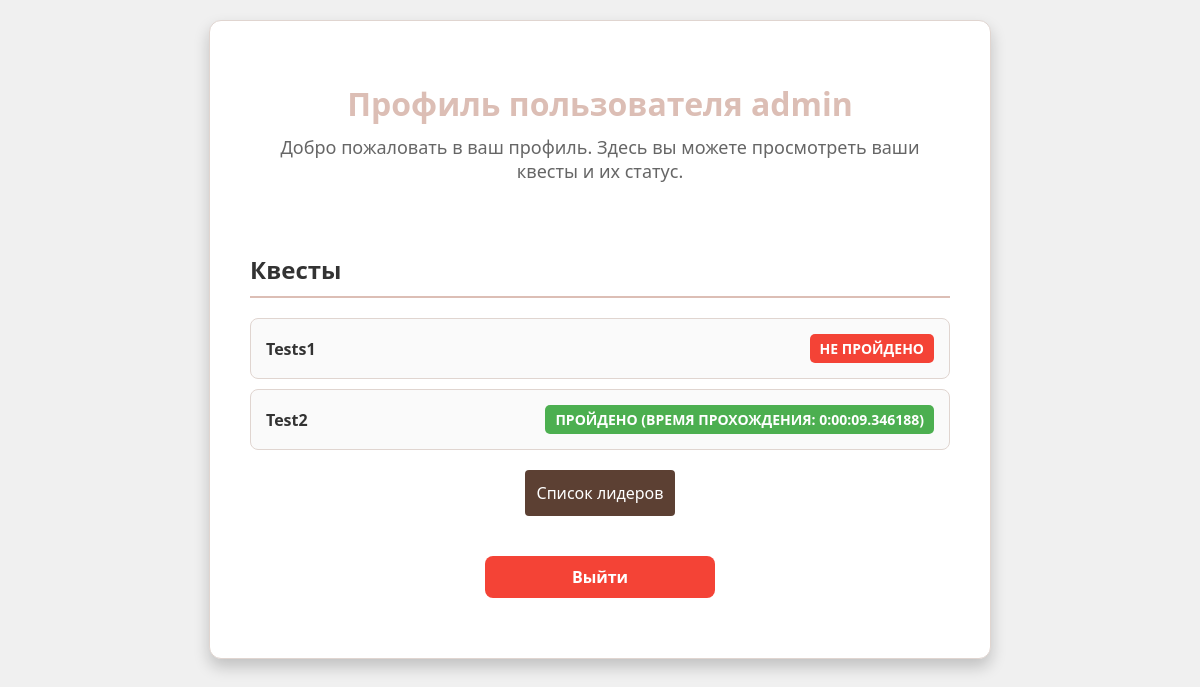
The app's page /accounts/profile/ (signed in) with its own data.
### accounts/models.py (models this page shows, shortened)
class CustomUser(AbstractUser):
    first_name = models.CharField(max_length=30, blank=True, null=True)
    last_name = models.CharField(max_length=30, blank=True, null=True)
    phone_number = models.CharField(
        max_length=15,
        blank=True,
        null=True,
        unique=True,  # Обеспечивает уникальность значений в этом поле
        validators=[
            RegexValidator(regex=r'^\+?1?\d{9,15}$', message="Номер телефона должен быть введен в правильном формате.")
        ]
    )
    quests = models.ManyToManyField('Quest', through='QuestProgress', related_name='users', blank=True)
    CLASS_CHOICES = [(str(i), str(i)) for i in range(4, 12)]  # Классы с 4 по 11
    STATUS_CHOICES = [
        ('student', 'Студент'),
        ('finished', 'Закончил обучение')
    ]
    CLASS_AND_STATUS_CHOICES = CLASS_CHOICES + STATUS_CHOICES
    class_user = models.CharField(max_length=10, choices=CLASS_AND_STATUS_CHOICES, default='5', blank=False, null=False)

class Quest(models.Model):
    title = models.CharField(max_length=200)

### accounts/views.py (the view)
# urls.py: path('profile/', profile, name='profile'),  # Профиль пользователя
@login_required
def profile(request):
    user = request.user
    quests = Quest.objects.all()
    quest_status = []
    for quest in quests:
        quest_progress = QuestProgress.objects.filter(user=user, quest=quest).first()
        if quest_progress:
            if quest_progress.is_completed:
                status = "Пройдено"
                duration = quest_progress.get_duration()
                if duration:
                    status += f" (Время прохождения: {duration})"
            else:
                status = "Не пройдено"
        else:
            status = "Нет данных"
        quest_status.append((quest, status))
    return render(request, 'accounts/profile.html', {
        'user': user,
        'quest_status': quest_status,
    })

### accounts/models.py (called while the page is built)
    def get_duration(self):
        if self.started_at and self.completed_at:
            return self.completed_at - self.started_at
        return None

### accounts/templates/accounts/profile.html (shortened to what this page needs)
<!DOCTYPE html>
<html lang="ru">
<head>
</head>
<body>
    <div class="profile-container">
        <div class="profile-header">
            <h1>Профиль пользователя {{ user.username }}</h1>
            <p>Добро пожаловать в ваш профиль. Здесь вы можете просмотреть ваши квесты и их статус.</p>
        </div>
        <div class="quest-section">
            <h2>Квесты</h2>
            <ul class="quest-list">
                {% for quest, status in quest_status %}
                    <li>
                        <a href="{% url 'start_quest' quest.id %}">{{ quest.title }}</a>
                        <span class="status
                            {% if 'Пройдено' in status %}completed
                            {% elif 'Не пройдено' in status %}not-completed
                            {% else %}in-progress
                            {% endif %}">{{ status }}</span>
                    </li>
                {% endfor %}
            </ul>
        </div>
        <a href="{% url 'top_user' %}" class="btn-top-user">Список лидеров</a>
        <a href="{% url 'logout' %}" class="logout-button">Выйти</a>
    </div>
</body>
</html>

### accounts/templates/accounts/profile.html (style rules this page uses)
body { font-family: 'Segoe UI', Tahoma, Geneva, Verdana, sans-serif; margin: 0; padding: 0; background-color: #F0F0F0; display: flex; flex-direction: column; min-height: 10vh; }
.profile-container { background-color: #FFFFFF; border-radius: 12px; box-shadow: 0 8px 16px rgba(0, 0, 0, 0.2); max-width: 700px; margin: 20px auto; padding: 40px; border: 1px solid #E0D5D0; overflow: hidden; display: flex; flex-direction: column; flex: 1; position: relative; }
.profile-header { text-align: center; margin-bottom: 30px; }
.profile-header h1 { color: #DCBEB5; font-size: 32px; margin-bottom: 10px; font-weight: 600; animation: fadeIn 1.5s ease-in-out; }
.profile-header p { color: #666666; font-size: 18px; margin: 0; }
.quest-section { margin-top: 20px; flex: 1; }
.quest-section h2 { color: #333333; margin-bottom: 20px; font-size: 24px; border-bottom: 2px solid #DCBEB5; padding-bottom: 10px; }
.quest-list { list-style: none; padding: 0; margin: 0; }
.quest-list li { background-color: #FAFAFA; border-radius: 8px; padding: 15px; margin-bottom: 10px; border: 1px solid #E0D5D0; display: flex; justify-content: space-between; align-items: center; font-size: 16px; }
.quest-list a { color: #333333; text-decoration: none; font-weight: bold; }
.status { font-weight: bold; padding: 5px 10px; border-radius: 5px; font-size: 14px; text-transform: uppercase; }
.status.completed { color: #FFFFFF; background-color: #4CAF50; }
.status.not-completed { color: #FFFFFF; background-color: #F44336; }
.logout-button { margin: 20px auto; padding: 10px 15px; background-color: #F44336; color: #FFFFFF; text-align: center; border-radius: 8px; text-decoration: none; font-weight: bold; font-size: 16px; transition: background-color 0.3s ease, transform 0.3s ease; display: block; width: 200px; }
.btn-top-user { display: block; background-color: #5C4033; color: #fff; text-align: center; padding: 12px; border-radius: 4px; text-decoration: none; font-size: 16px; margin: 10px auto 20px auto; transition: background-color 0.3s ease; max-width: 600px; }

### records on screen
CustomUser: username "admin"
Quest: title "Tests1", status "НЕ ПРОЙДЕНО"
Quest: title "Test2", status "ПРОЙДЕНО (ВРЕМЯ ПРОХОЖДЕНИЯ: 0:00:09.346188)"
